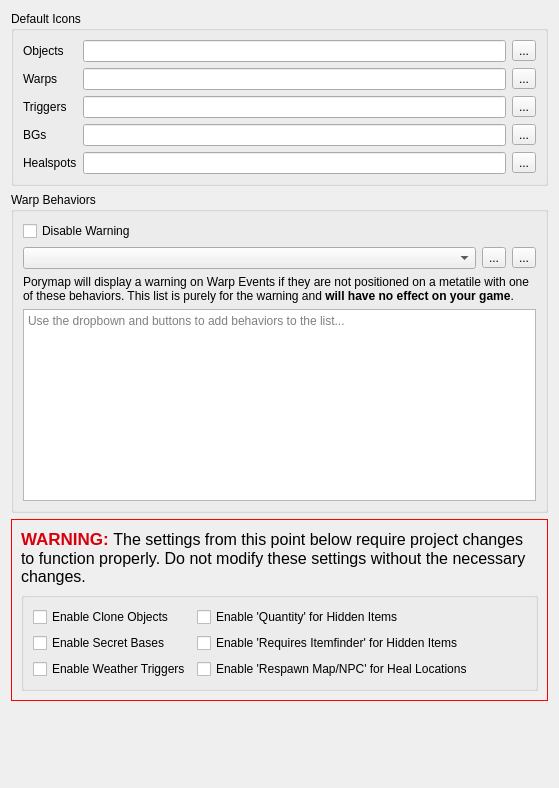
          <widget class="QWidget" name="scrollAreaWidgetContents_EventsTab">
           <property name="geometry">
            <rect>
             <x>0</x>
             <y>0</y>
             <width>559</width>
             <height>788</height>
            </rect>
           </property>
           <layout class="QVBoxLayout" name="verticalLayout_8">
            <item>
             <widget class="QGroupBox" name="groupBox_DefaultIcons">
              <property name="title">
               <string>Default Icons</string>
              </property>
              <layout class="QGridLayout" name="gridLayout_6">
               <item row="2" column="0">
                <widget class="QLabel" name="label_TriggersIcon">
                 <property name="text">
                  <string>Triggers</string>
                 </property>
                </widget>
               </item>
               <item row="1" column="0">
                <widget class="QLabel" name="label_WarpsIcon">
                 <property name="text">
                  <string>Warps</string>
                 </property>
                </widget>
               </item>
               <item row="1" column="1">
                <widget class="QLineEdit" name="lineEdit_WarpsIcon">
                 <property name="toolTip">
                  <string>The icon that will be used to represent Warp events</string>
                 </property>
                 <property name="clearButtonEnabled">
                  <bool>true</bool>
                 </property>
                </widget>
               </item>
               <item row="4" column="1">
                <widget class="QLineEdit" name="lineEdit_HealspotsIcon">
                 <property name="toolTip">
                  <string>The icon that will be used to represent Healspot events</string>
                 </property>
                 <property name="clearButtonEnabled">
                  <bool>true</bool>
                 </property>
                </widget>
               </item>
               <item row="3" column="0">
                <widget class="QLabel" name="label_BGsIcon">
                 <property name="text">
                  <string>BGs</string>
                 </property>
                </widget>
               </item>
               <item row="4" column="0">
                <widget class="QLabel" name="label_HealspotsIcon">
                 <property name="text">
                  <string>Healspots</string>
                 </property>
                </widget>
               </item>
               <item row="0" column="1">
                <widget class="QLineEdit" name="lineEdit_ObjectsIcon">
                 <property name="toolTip">
                  <string>The icon that will be used to represent Object events that don't have their own sprite</string>
                 </property>
                 <property name="clearButtonEnabled">
                  <bool>true</bool>
                 </property>
                </widget>
               </item>
               <item row="0" column="0">
                <widget class="QLabel" name="label_ObjectsIcon">
                 <property name="text">
                  <string>Objects</string>
                 </property>
                </widget>
               </item>
               <item row="2" column="1">
                <widget class="QLineEdit" name="lineEdit_TriggersIcon">
                 <property name="toolTip">
                  <string>The icon that will be used to represent Trigger events</string>
                 </property>
                 <property name="clearButtonEnabled">
                  <bool>true</bool>
                 </property>
                </widget>
               </item>
               <item row="3" column="1">
                <widget class="QLineEdit" name="lineEdit_BGsIcon">
                 <property name="toolTip">
                  <string>The icon that will be used to represent BG events</string>
                 </property>
                 <property name="clearButtonEnabled">
                  <bool>true</bool>
                 </property>
                </widget>
               </item>
               <item row="0" column="2">
                <widget class="QToolButton" name="button_ObjectsIcon">
                 <property name="text">
                  <string>...</string>
                 </property>
                 <property name="icon">
                  <iconset resource="../resources/images.qrc">
                   <normaloff>:/icons/folder.ico</normaloff>:/icons/folder.ico</iconset>
                 </property>
                </widget>
               </item>
               <item row="1" column="2">
                <widget class="QToolButton" name="button_WarpsIcon">
                 <property name="text">
                  <string>...</string>
                 </property>
                 <property name="icon">
                  <iconset resource="../resources/images.qrc">
                   <normaloff>:/icons/folder.ico</normaloff>:/icons/folder.ico</iconset>
                 </property>
                </widget>
               </item>
               <item row="2" column="2">
                <widget class="QToolButton" name="button_TriggersIcon">
                 <property name="text">
                  <string>...</string>
                 </property>
                 <property name="icon">
                  <iconset resource="../resources/images.qrc">
                   <normaloff>:/icons/folder.ico</normaloff>:/icons/folder.ico</iconset>
                 </property>
                </widget>
               </item>
               <item row="3" column="2">
                <widget class="QToolButton" name="button_BGsIcon">
                 <property name="text">
                  <string>...</string>
                 </property>
                 <property name="icon">
                  <iconset resource="../resources/images.qrc">
                   <normaloff>:/icons/folder.ico</normaloff>:/icons/folder.ico</iconset>
                 </property>
                </widget>
               </item>
               <item row="4" column="2">
                <widget class="QToolButton" name="button_HealspotsIcon">
                 <property name="text">
                  <string>...</string>
                 </property>
                 <property name="icon">
                  <iconset resource="../resources/images.qrc">
                   <normaloff>:/icons/folder.ico</normaloff>:/icons/folder.ico</iconset>
                 </property>
                </widget>
               </item>
              </layout>
             </widget>
            </item>
            <item>
             <widget class="QGroupBox" name="groupBox_WarpBehaviors">
              <property name="title">
               <string>Warp Behaviors</string>
              </property>
              <layout class="QGridLayout" name="gridLayout_9">
               <item row="1" column="2">
                <widget class="QToolButton" name="button_RemoveWarpBehavior">
                 <property name="toolTip">
                  <string>Remove the current text from the list</string>
                 </property>
                 <property name="text">
                  <string>...</string>
                 </property>
                 <property name="icon">
                  <iconset resource="../resources/images.qrc">
                   <normaloff>:/icons/delete.ico</normaloff>:/icons/delete.ico</iconset>
                 </property>
                </widget>
               </item>
               <item row="3" column="0" colspan="3">
                <widget class="QLabel" name="label_WarpBehaviors">
                 <property name="text">
                  <string>&lt;html&gt;&lt;head/&gt;&lt;body&gt;&lt;p&gt;Porymap will display a warning on Warp Events if they are not positioned on a metatile with one of these behaviors. This list is purely for the warning and &lt;b&gt;will have no effect on your game&lt;/b&gt;.&lt;/p&gt;&lt;/body&gt;&lt;/html&gt;</string>
                 </property>
                 <property name="wordWrap">
                  <bool>true</bool>
                 </property>
                </widget>
               </item>
               <item row="0" column="0" colspan="3">
                <widget class="QCheckBox" name="checkBox_DisableWarning">
                 <property name="toolTip">
                  <string>If checked, Warp Events will not display a warning about incompatible metatile behaviors</string>
                 </property>
                 <property name="text">
                  <string>Disable Warning</string>
                 </property>
                </widget>
               </item>
               <item row="1" column="0">
                <widget class="NoScrollComboBox" name="comboBox_WarpBehaviors"/>
               </item>
               <item row="4" column="0" colspan="3">
                <widget class="QTextEdit" name="textEdit_WarpBehaviors">
                 <property name="toolTip">
                  <string>Metatile Behaviors on this list won't trigger warnings for Warp Events</string>
                 </property>
                 <property name="readOnly">
                  <bool>true</bool>
                 </property>
                 <property name="textInteractionFlags">
                  <set>Qt::NoTextInteraction</set>
                 </property>
                 <property name="placeholderText">
                  <string>Use the dropbown and buttons to add behaviors to the list...</string>
                 </property>
                </widget>
               </item>
               <item row="1" column="1">
                <widget class="QToolButton" name="button_AddWarpBehavior">
                 <property name="toolTip">
                  <string>Add the current text to the list</string>
                 </property>
                 <property name="text">
                  <string>...</string>
                 </property>
                 <property name="icon">
                  <iconset resource="../resources/images.qrc">
                   <normaloff>:/icons/add.ico</normaloff>:/icons/add.ico</iconset>
                 </property>
                </widget>
               </item>
              </layout>
             </widget>
            </item>
            <item>
             <widget class="QFrame" name="frame_WarningEventsTab">
              <property name="styleSheet">
               <string notr="true">.QFrame { border: 1px solid red; }</string>
              </property>
              <property name="frameShape">
               <enum>QFrame::StyledPanel</enum>
              </property>
              <property name="frameShadow">
               <enum>QFrame::Raised</enum>
              </property>
              <layout class="QVBoxLayout" name="verticalLayout_15">
               <item>
                <widget class="QLabel" name="label_WarningEventsTab">
                 <property name="font">
                  <font>
                   <pointsize>12</pointsize>
                   <weight>75</weight>
                   <bold>true</bold>
                  </font>
                 </property>
                 <property name="text">
                  <string>&lt;html&gt;&lt;head/&gt;&lt;body&gt;&lt;p&gt;&lt;span style=&quot; font-size:13pt; color:#d7000c;&quot;&gt;WARNING:  &lt;/span&gt;&lt;span style=&quot; font-weight:400;&quot;&gt;The settings from this point below require project changes to function properly. Do not modify these settings without the necessary changes. &lt;/span&gt;&lt;/p&gt;&lt;/body&gt;&lt;/html&gt;</string>
                 </property>
                 <property name="wordWrap">
                  <bool>true</bool>
                 </property>
                </widget>
               </item>
               <item>
                <widget class="QGroupBox" name="groupBox_Events">
                 <property name="title">
                  <string/>
                 </property>
                 <layout class="QGridLayout" name="gridLayout_5">
                  <item row="2" column="0">
                   <widget class="QCheckBox" name="checkBox_EnableWeatherTriggers">
                    <property name="text">
                     <string>Enable Weather Triggers</string>
                    </property>
                   </widget>
                  </item>
                  <item row="1" column="0">
                   <widget class="QCheckBox" name="checkBox_EnableSecretBases">
                    <property name="text">
                     <string>Enable Secret Bases</string>
                    </property>
                   </widget>
                  </item>
                  <item row="0" column="0">
                   <widget class="QCheckBox" name="checkBox_EnableCloneObjects">
                    <property name="text">
                     <string>Enable Clone Objects</string>
                    </property>
                   </widget>
                  </item>
                  <item row="1" column="1">
                   <widget class="QCheckBox" name="checkBox_EnableRequiresItemfinder">
                    <property name="text">
                     <string>Enable 'Requires Itemfinder' for Hidden Items</string>
                    </property>
                   </widget>
                  </item>
                  <item row="0" column="1">
                   <widget class="QCheckBox" name="checkBox_EnableQuantity">
                    <property name="text">
                     <string>Enable 'Quantity' for Hidden Items</string>
                    </property>
                   </widget>
                  </item>
                  <item row="2" column="1">
                   <widget class="QCheckBox" name="checkBox_EnableRespawn">
                    <property name="text">
                     <string>Enable 'Respawn Map/NPC' for Heal Locations</string>
                    </property>
                   </widget>
                  </item>
                  <item row="0" column="2">
                   <spacer name="horizontalSpacer_2">
                    <property name="orientation">
                     <enum>Qt::Horizontal</enum>
                    </property>
                    <property name="sizeHint" stdset="0">
                     <size>
                      <width>40</width>
                      <height>20</height>
                     </size>
                    </property>
                   </spacer>
                  </item>
                 </layout>
                </widget>
               </item>
              </layout>
             </widget>
            </item>
            <item>
             <spacer name="verticalSpacer_4">
              <property name="orientation">
               <enum>Qt::Vertical</enum>
              </property>
              <property name="sizeHint" stdset="0">
               <size>
                <width>20</width>
                <height>1</height>
               </size>
              </property>
             </spacer>
            </item>
           </layout>
          </widget>
